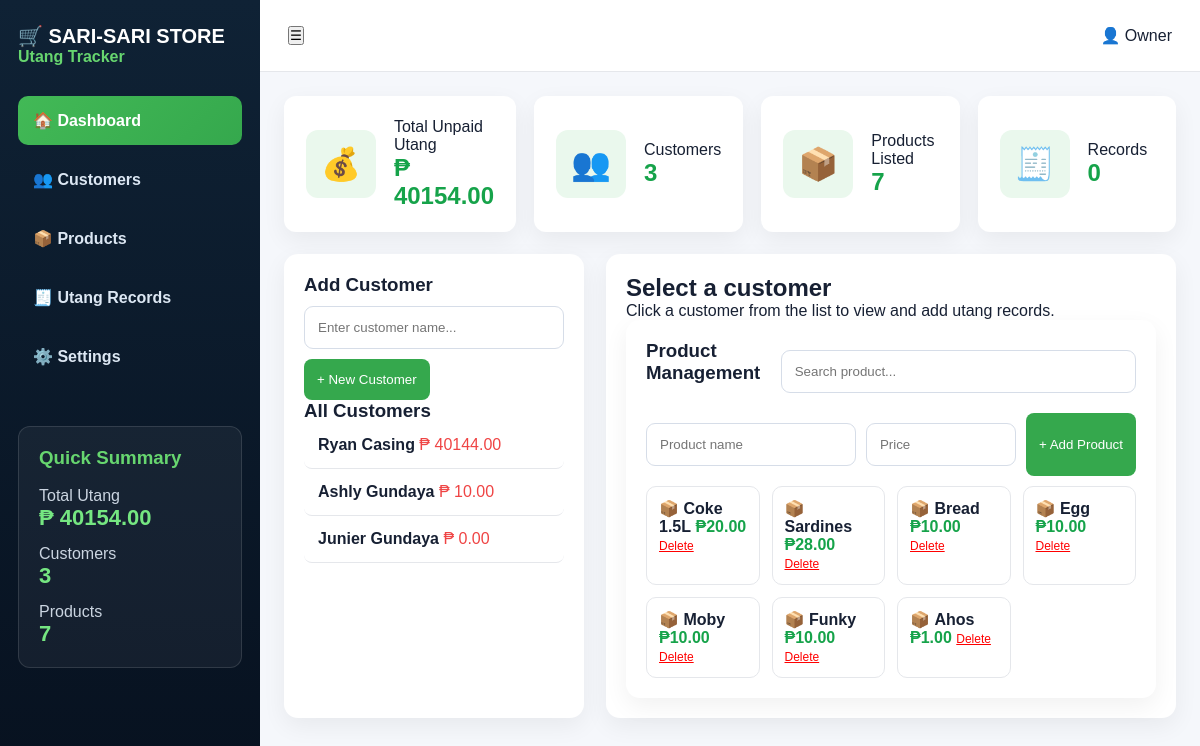
Before: / with the older database file.
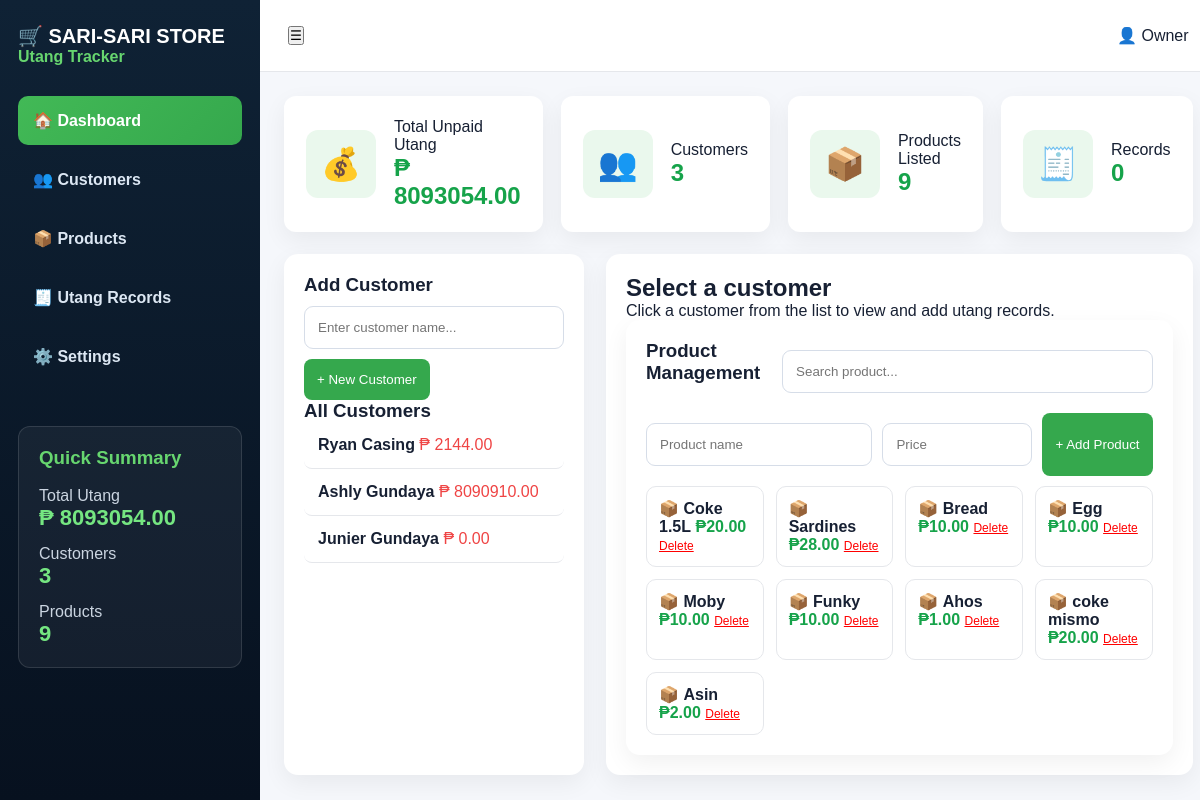
After: the same page with the newer database file.
### tables this page shows
CREATE TABLE customers (
        id INTEGER PRIMARY KEY AUTOINCREMENT,
        name TEXT NOT NULL
    );

CREATE TABLE products (
        id INTEGER PRIMARY KEY AUTOINCREMENT,
        name TEXT NOT NULL,
        price REAL NOT NULL
    );

### app.py (the view)
@app.route("/")
def index():
    conn = get_db()
    cursor = conn.cursor()
    customers = get_customers(cursor)
    cursor.execute("SELECT * FROM products")
    products = cursor.fetchall()
    cursor.execute("SELECT COALESCE(SUM(total), 0) FROM utang")
    total_utang = cursor.fetchone()[0]
    conn.close()
    return render_template("index.html",
        customers=customers,
        products=products,
        total_utang=total_utang,
        selected_customer=None,
        utang_list=[],
        selected_total=0
    )

### app.py (called while the page is built)
def get_db():
    return sqlite3.connect("database.db")

def get_customers(cursor):
    cursor.execute("""
    SELECT customers.id, customers.name, COALESCE(SUM(utang.total), 0)
    FROM customers
    LEFT JOIN utang ON customers.id = utang.customer_id
    GROUP BY customers.id
    ORDER BY customers.id DESC
    """)
    return cursor.fetchall()

### templates/index.html (shortened to what the changed rows need)
<!DOCTYPE html>
<html lang="en">
<head>
  <link rel="stylesheet" href="{{ url_for('static', filename='style.css') }}">
</head>
<body>
<div class="app">
  <aside class="sidebar">
    <h2>🛒 SARI-SARI STORE</h2>
    <div class="summary">
      <h3>Quick Summary</h3>
      <p>Total Utang</p>
      <strong>₱ {{ "%.2f"|format(total_utang) }}</strong>
      <p>Customers</p>
      <strong>{{ customers|length }}</strong>
      <p>Products</p>
      <strong>{{ products|length }}</strong>
    </div>
  </aside>
  <main class="main">
    <section class="cards">
      <div class="stat">
        <div>
          <p>Total Unpaid Utang</p>
          <h2>₱ {{ "%.2f"|format(total_utang) }}</h2>
        </div>
      </div>
      <div class="stat">
        <div>
          <h2>{{ customers|length }}</h2>
        </div>
      </div>
      <div class="stat">
        <div>
          <p>Products Listed</p>
          <h2>{{ products|length }}</h2>
        </div>
      </div>
      <div class="stat">
        <div>
          <h2>{{ utang_list|length }}</h2>
        </div>
      </div>
    </section>
    <section class="content-grid">
      <div class="customer-panel">
        {% if customers %}
          {% for customer in customers %}
            <a href="/customer/{{ customer[0] }}"
               class="customer {% if selected_customer and selected_customer[0] == customer[0] %}active-customer{% endif %}">
              <strong>{{ customer[1] }}</strong>
              <span>₱ {{ "%.2f"|format(customer[2]) }}</span>
            </a>
          {% endfor %}
        {% else %}
          <p class="empty">No customers yet.</p>
        {% endif %}
      </div>
      <div class="details">
        {% if selected_customer %}
          <div class="details-head">
            <div>
              <h2>{{ selected_customer[1] }}</h2>
              <p>Total Unpaid Utang: <b>₱ {{ "%.2f"|format(selected_total) }}</b></p>
            </div>
          </div>
          <table>
            <thead>
              <tr>
                <th>Date</th>
                <th>Item</th>
                <th>Qty</th>
                <th>Price</th>
                <th>Total</th>
                <th>Status</th>
                <th>Action</th>
              </tr>
            </thead>
            <tbody>
              {% if utang_list %}
                {% for u in utang_list %}
                  <tr>
                    <td>-</td>
                    <td>{{ u[2] }}</td>
                    <td>{{ u[3] }}</td>
                    <td>₱{{ "%.2f"|format(u[4]) }}</td>
                    <td>₱{{ "%.2f"|format(u[5]) }}</td>
                    <td>
                      <span class="badge {% if u[6] == 'PAID' %}paid{% else %}unpaid{% endif %}">
                        {{ u[6] }}
                      </span>
                    </td>
                                            <td>
                        {% if u[6] == 'UNPAID' %}
                            <a href="/mark-paid/{{ u[0] }}/{{ selected_customer[0] }}"
                            onclick="return confirm('Mark this item as paid?')">
                            ✅
                            </a>
                        {% else %}
                            <span class="paid-text">Paid</span>
                        {% endif %}
                        <a href="/edit-utang/{{ u[0] }}/{{ selected_customer[0] }}">✏️</a>
                        <a href="/delete-utang/{{ u[0] }}/{{ selected_customer[0] }}"
                            onclick="return confirm('Delete this utang record?')">
                            🗑️
                        </a>
                        </td>
                                        </tr>
                {% endfor %}
              {% else %}
                <tr>
                  <td colspan="7">No utang records yet.</td>
                </tr>
              {% endif %}
            </tbody>
          </table>
          <div class="total-row">
            TOTAL UNPAID UTANG: <strong>₱ {{ "%.2f"|format(selected_total) }}</strong>
          </div>
          <div class="form-card">
            <h3>Add New Utang</h3>
            <form action="/add-utang" method="POST">
              <input type="hidden" name="customer_id" value="{{ selected_customer[0] }}">
              <div class="form-grid">
                <select name="item_name" id="itemSelect" required>
                  <option value="">Select item...</option>
                  {% for product in products %}
                    <option value="{{ product[1] }}" data-price="{{ product[2] }}">
                      {{ product[1] }}
                    </option>
                  {% endfor %}
                </select>
                <input type="number" name="quantity" id="quantityInput" value="1" min="1" required>
                <input type="text" name="price" id="priceInput" placeholder="Price" readonly required>
                <input type="text" name="total" id="totalInput" placeholder="Total" readonly required>
                <button class="green-btn" type="submit">Save Utang</button>
              </div>
            </form>
            <small>* Total is computed automatically</small>
          </div>
        {% else %}
          <div class="empty-state">
            <h2>Select a customer</h2>
          </div>
        {% endif %}
        <div class="products">
          <div class="product-list">
            {% for product in products %}
              <div class="product">
                📦 <b>{{ product[1] }}</b>
                <span>₱{{ "%.2f"|format(product[2]) }}</span>
                <a href="/delete-product/{{ product[0] }}"
                   onclick="return confirm('Delete this product?')"
                   class="delete-product">
                  Delete
                </a>
              </div>
            {% endfor %}
          </div>
        </div>
      </div>
    </section>
  </main>
</div>
</body>
</html>

Changed rows visible on the page:
computed for customers "Ryan Casing": customer "40144.00" → "2144.00"
computed for customers "Ashly Gundaya": customer "10.00" → "8090910.00"
added products: name "coke mismo", price "20.00"
added products: name "Asin", price "2.00"
Other visible differences:
{{ "%.2f"|format(total_utang) }}: "40154.00" → "8093054.00"
{{ products|length }}: "7" → "9"
